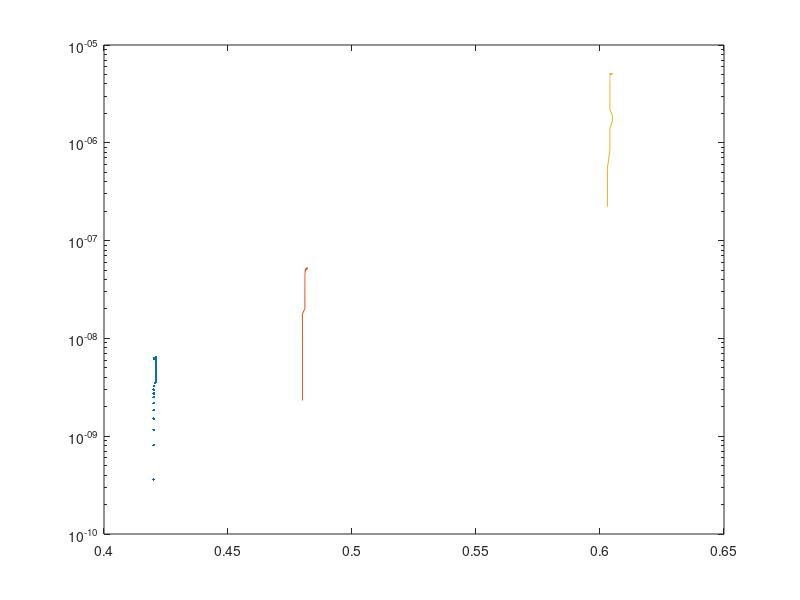

Write MATLAB code to recreate this figure.
clear; clf;

% Colors for plots
taupe_gray = [156 151 154]./255;
bittersweet = [255 108 140]./255;
light_sea_green = [16 161 156]./255;
black = [0 0 0]./255;
white = [255 255 255]./255;

load Lab4exp3.mat

% In your report, include a semilog plot showing all three output 
% current-voltage (drain) characteristics (with no fits).

semilogy(VoutCh1WI, IdCh2WI, '.')
hold on
semilogy(VoutCh1MI, IdCh2MI)
semilogy(VoutCh1SI, IdCh2SI)

% From each drain characteristic, extract values of the Early voltage, 
% the Early effect resis- tance (ro), the transistor’s on resistance (ron), 
% and its intrinsic gain (i.e., the ratio ro/ron). In your report, include 
% a table of these values for each input current level

% ro = Va/Iout
% ron = 1/gs; Ut/Isat for WI, Ut/sqrt(Isat) for SI
% ro/ron = Va/Ut SI; Va/Ut * sqrt(Is/Isat)